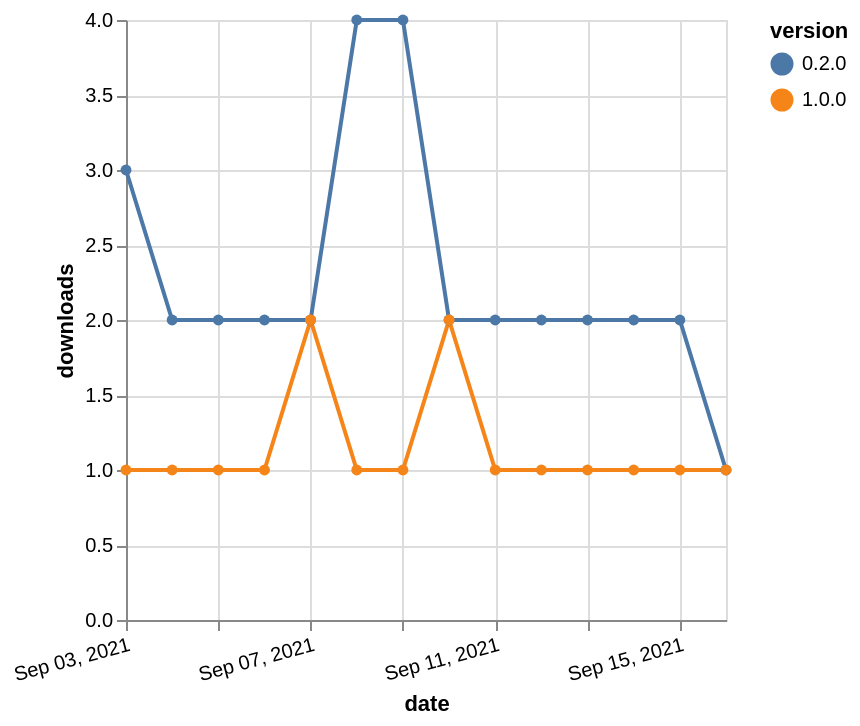

Source (Vega-Lite JSON):
### Vega-Lite specification from a JSON file in a GitHub repository (floating-point values rounded to 4 significant figures)
{"$schema": "https://vega.github.io/schema/vega-lite/v5.json", "description": "A simple bar chart with embedded data.", "data": {"values": [{"date": "2021-09-03", "total": 2367, "delta": 3, "version": "0.2.0"}, {"date": "2021-09-04", "total": 2369, "delta": 2, "version": "0.2.0"}, {"date": "2021-09-05", "total": 2371, "delta": 2, "version": "0.2.0"}, {"date": "2021-09-06", "total": 2373, "delta": 2, "version": "0.2.0"}, {"date": "2021-09-07", "total": 2375, "delta": 2, "version": "0.2.0"}, {"date": "2021-09-08", "total": 2379, "delta": 4, "version": "0.2.0"}, {"date": "2021-09-09", "total": 2383, "delta": 4, "version": "0.2.0"}, {"date": "2021-09-10", "total": 2385, "delta": 2, "version": "0.2.0"}, {"date": "2021-09-11", "total": 2387, "delta": 2, "version": "0.2.0"}, {"date": "2021-09-12", "total": 2389, "delta": 2, "version": "0.2.0"}, {"date": "2021-09-13", "total": 2391, "delta": 2, "version": "0.2.0"}, {"date": "2021-09-14", "total": 2393, "delta": 2, "version": "0.2.0"}, {"date": "2021-09-15", "total": 2395, "delta": 2, "version": "0.2.0"}, {"date": "2021-09-16", "total": 2396, "delta": 1, "version": "0.2.0"}, {"date": "2021-09-03", "total": 184, "delta": 1, "version": "1.0.0"}, {"date": "2021-09-04", "total": 185, "delta": 1, "version": "1.0.0"}, {"date": "2021-09-05", "total": 186, "delta": 1, "version": "1.0.0"}, {"date": "2021-09-06", "total": 187, "delta": 1, "version": "1.0.0"}, {"date": "2021-09-07", "total": 189, "delta": 2, "version": "1.0.0"}, {"date": "2021-09-08", "total": 190, "delta": 1, "version": "1.0.0"}, {"date": "2021-09-09", "total": 191, "delta": 1, "version": "1.0.0"}, {"date": "2021-09-10", "total": 193, "delta": 2, "version": "1.0.0"}, {"date": "2021-09-11", "total": 194, "delta": 1, "version": "1.0.0"}, {"date": "2021-09-12", "total": 195, "delta": 1, "version": "1.0.0"}, {"date": "2021-09-13", "total": 196, "delta": 1, "version": "1.0.0"}, {"date": "2021-09-14", "total": 197, "delta": 1, "version": "1.0.0"}, {"date": "2021-09-15", "total": 198, "delta": 1, "version": "1.0.0"}, {"date": "2021-09-16", "total": 199, "delta": 1, "version": "1.0.0"}]}, "width": "container", "mark": {"type": "line", "point": {"filled": true}}, "encoding": {"x": {"field": "date", "type": "temporal", "timeUnit": "yearmonthdate", "title": "date", "axis": {"labelAngle": -15}}, "y": {"field": "delta", "type": "quantitative", "title": "downloads"}, "color": {"field": "version", "type": "nominal"}, "tooltip": {"field": "delta"}}}
